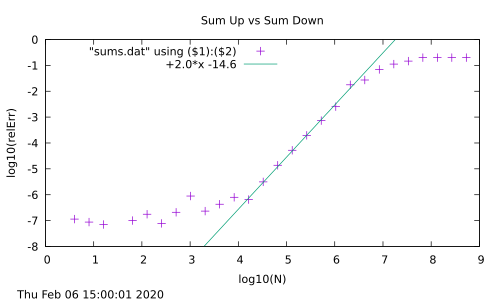

This chart was generated by the following gnuplot code:
#  file: derivative_test.plt 
#
#  Gnuplot plot file for derivative_test output
#  
#  Programmer:  Dick Furnstahl  furnstahl.1@osu.edu
# 
#  Revision history
#   2004-01-24  original version for 780.20 session 5
#   2004-01-16  added postscript enhanced and comments for session 4
#

# record the time and date the graph was generated
set timestamp

# titles and labels
set title 'Sum Up vs Sum Down'
set xlabel 'log10(N)'
set ylabel 'log10(relErr)'

# move the legend to a free space
set key left

# set the x and y axis scales (already logs)
#set xrange [-10:-1]
set yrange [-8:0]

# fit the curve
f1(x) = a1*x + b1
fit [4:6] f1(x) "sums.dat" using ($1):($2) via a1, b1
fit_title1 = sprintf("%-+4.1f*x %-+4.1f",a1,b1)

# set the terminal type to be the screen (which is x11 here)
set term x11

# plot the data as well as the fit, with appropriate titles 
plot "sums.dat" using ($1):($2)  , \
     a1*x + b1 title fit_title1

# output the plot to the file derivative_test_plt.ps   
set out "sums.ps"
set term postscript color enhanced
replot
set out "sums.pdf"
set term pdf
replot
